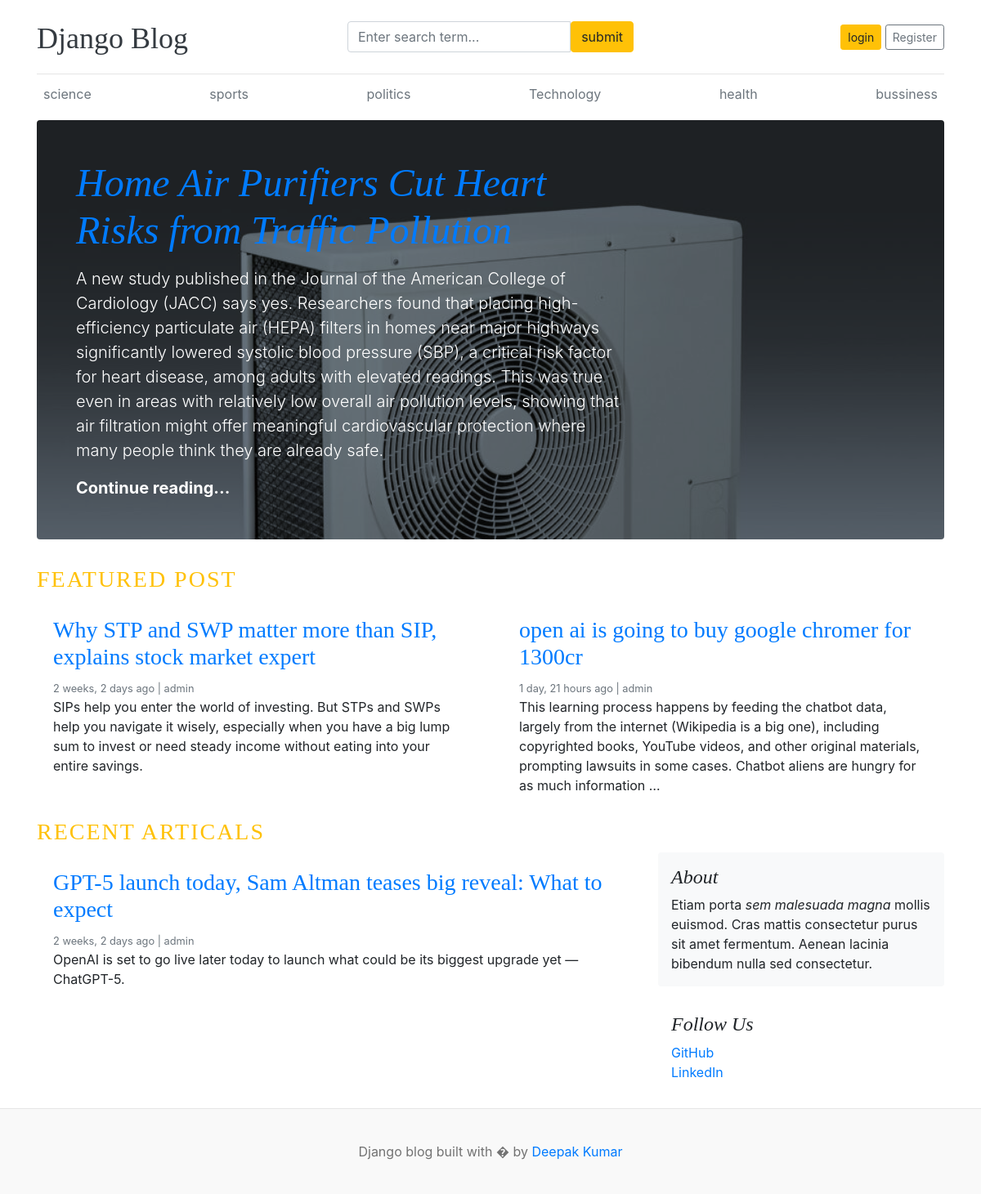
The page / on the database its author committed.
### blogs/models.py (models this page shows, shortened)
class Category(models.Model):
    name = models.CharField(max_length=15,unique=True)
    created_at = models.DateTimeField(auto_now_add=True)
    updated_at = models.DateTimeField(auto_now=True)
    class Meta:
        verbose_name_plural = 'categories'

class Blogs(models.Model):
    title = models.CharField(max_length=100,unique=True)
    slug = models.SlugField(blank=True,unique=True)
    category = models.ForeignKey(Category,on_delete=models.CASCADE)
    author = models.ForeignKey(User , on_delete=models.CASCADE)
    photo = models.ImageField(upload_to='images')
    short_body = models.TextField(max_length=1000)
    body = models.TextField(max_length=2000)
    STATUS_CHOICE =[
        (0, 'draft'),
        (1 ,'Published'),
    ]
    status = models.IntegerField(choices = STATUS_CHOICE , default = 0)
    is_featured = models.BooleanField(default=False)
    created_at = models.DateTimeField(auto_now_add=True)
    updated_at = models.DateTimeField(auto_now=True)
    class Meta:
        verbose_name_plural = 'blogs'

### blogs/views.py (the view)
# urls.py: 2. Add a URL to urlpatterns:  path('', views.home, name='home')
def home(request):
    featured_post = Blogs.objects.filter(is_featured = True,status = 1)
    unfeatured_post = Blogs.objects.filter(is_featured = False)
    context = {
        'featured_post':featured_post,
        'unfeatured_post':unfeatured_post,
    }
    return render(request,'index.html',context)

### blogs/context_processors.py (called while the page is built)
def categoryget(request):
    category = Category.objects.all()
    context ={
        'category':category
    }
    return dict(context)

### templates/index.html
{% extends 'main.html' %}
{% block content %}
      {% for post in featured_post %}
      {% if forloop.first %}
      <div class="jumbotron p-3 p-md-5 text-white rounded bg-dark" style="background-image: url('{{ post.photo.url }}');background-blend-mode: overlay;background-size:cover;">
        <div class="col-md-8 px-0">
          <h1 class="display-4 font-italic"><a href="{% url 'blog' post.slug %}">{{ post.title }}</a></h1>
          <p class="lead my-3">{{ post.short_body}}</p>
          <p class="lead mb-0"><a href="#" class="text-white font-weight-bold">Continue reading...</a></p>
        </div>
      </div>
      {% endif %}
      {% endfor %}
<h3 class="text-uppercase text-warning" style="letter-spacing: 2px;">Featured POST</h3>
<div class="row mb-2">
  {% for post in featured_post %}
    {% if not forloop.first %}
    <div class="col-md-6">
      <div class="card border-0" >
        <div class="card-body">
          <h3><a href="{% url 'blog' post.slug %}">{{ post.title }}</a></h3>
          <small class="mb-1 text-muted">{{ post.created_at|timesince }} ago | {{ post.author }}</small>
          <p class="card-text">{{ post.short_body|truncatewords:40 }}</p>
        </div>
      </div>
    </div>
    {% endif %}
  {% endfor %}
</div>
<h3 class="text-uppercase text-warning" style="letter-spacing: 2px;">Recent Articals</h3>
<main role="main" class="container p-0">
  <div class="row">
    <div class="col-md-8 blog-main">
      {% for post in unfeatured_post %}
        <div class="card border-0" >
          <div class="card-body">
            <h3><a href="{% url 'blog' post.slug %}">{{ post.title }}</a></h3>
            <small class="mb-1 text-muted">{{ post.created_at|timesince }} ago | {{ post.author }}</small>
            <p class="card-text">{{ post.short_body|truncatewords:30  }}</p>
          </div>
        </div>
      {% endfor %}
    </div>
      <aside class="col-md-4 blog-sidebar">
        <div class="p-3 mb-3 bg-light rounded">
          <h4 class="font-italic">About</h4>
          <p class="mb-0">Etiam porta <em>sem malesuada magna</em> mollis euismod. Cras mattis consectetur purus sit amet fermentum. Aenean lacinia bibendum nulla sed consectetur.</p>
        </div>
        <div class="p-3">
          <h4 class="font-italic">Follow Us</h4>
          <ol class="list-unstyled">
            <li><a href="#">GitHub</a></li>
            <li><a href="#">LinkedIn</a></li>
          </ol>
        </div>
      </aside>
    </div>
  </main>
</div>
{% endblock content %}

### templates/header.html (shortened to what this page needs)
{% load static %}
<!DOCTYPE html>
<html lang="en">
<head>
    <link href="https://getbootstrap.com/docs/4.0/dist/css/bootstrap.min.css" rel="stylesheet">
  <link rel="stylesheet" href="https://cdnjs.cloudflare.com/ajax/libs/font-awesome/6.5.2/css/all.min.css">
    <link href="{% static 'css/style.css' %}" rel="stylesheet">
  </head>
<body>
    <div class="container">
      <header class="blog-header py-3">
        <div class="row flex-nowrap justify-content-between align-items-center">
          <div class="col-4 pt-1">
            <a class="blog-header-logo text-dark" href="/">Django Blog</a>
          </div>
            <div class="col-4">
            <form action="{% url 'search' %}" method="GET">
              <div class="input-group">
                <input class="form-control" name="keyword" type="text" placeholder="Enter search term..."  />
                <button type="submit" class="btn btn-warning" id="button-search" type="button">submit</button>
            </div>
            </form>
          </div>
          <div class="col-4 d-flex justify-content-end align-items-center">
            {% if not user.is_authenticated %}
            <a class="btn btn-sm btn-warning" href="{% url 'login' %}">login</a> &nbsp;
            <a class="btn btn-sm btn-outline-secondary" href="{% url 'register' %}">Register</a>
            {% else %}
            <span> <a href="{% url 'dashboard' %}" class="btn btn-sm btn-warning">Dashboard</a> </span> &nbsp; &nbsp;
            <a  href="{% url 'logout' %}"> Logout</a>
            {% endif %}
          </div>
        </div>
      </header>
      <div class="nav-scroller py-1 mb-2">
        <nav class="nav d-flex justify-content-between">
          {% for cat in category %}
          <a class="p-2 text-muted" href="{% url 'category' cat.id  %}">{{ cat.name }}</a>
          {% endfor %}
        </nav>
      </div>

### static/css/style.css (style rules this page uses)
.blog-header { border-bottom: 1px solid #e5e5e5; }
.blog-header-logo { font-family: "Playfair Display", Georgia, "Times New Roman", serif; font-size: 2.25rem; }
h1, h2, h3, h4, h5, h6 { font-family: "Playfair Display", Georgia, "Times New Roman", serif; }
.display-4 { font-size: 2.5rem; }
@media (min-width: 768px) { .display-4 { font-size: 3rem; } }

### rows shown on the page
Category: name "science"
Category: name "sports"
Category: name "politics"
Category: name "Technology"
Category: name "health"
Category: name "bussiness"
Blogs: photo (picture), title "Home Air Purifiers Cut Heart Risks from Traffic Pollution", short_body "A new study published in the Journal of the American College of Cardiology (JACC) says yes. Researchers found that placing high-efficiency particulate air (HEPA) filters in homes near major highways significantly lowered systolic blood pressure (SBP), a critical risk factor for heart disease, among adults with elevated readings. This was true even in areas with relatively low overall air pollution levels, showing that air filtration might offer meaningful cardiovascular protection where many people think they are already safe."
Blogs: title "Why STP and SWP matter more than SIP, explains stock market expert", created_at "2 weeks, 2 days", author "admin", short_body "SIPs help you enter the world of investing. But STPs and SWPs help you navigate it wisely, especially when you have a big lump sum to invest or need steady income without eating into your entire savings."
Blogs: title "open ai is going to buy google chromer for 1300cr", created_at "1 day, 21 hours", author "admin", short_body "This learning process happens by feeding the chatbot data, largely from the internet (Wikipedia is a big one), including copyrighted books, YouTube videos, and other original materials, prompting lawsuits in some cases. Chatbot aliens are hungry for as much information …"
Blogs: title "GPT-5 launch today, Sam Altman teases big reveal: What to expect", created_at "2 weeks, 2 days", author "admin", short_body "OpenAI is set to go live later today to launch what could be its biggest upgrade yet — ChatGPT-5."
